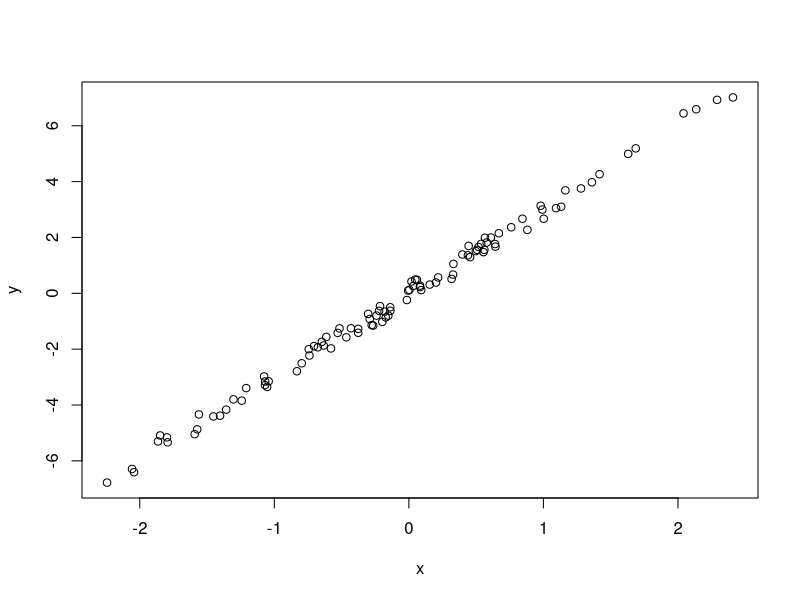

This figure's R source:
# Simulate & plot data
# Renee Reynolds
# reynold1@arizona.edu
# 25 JUNE 2024


# Simulate predictor variable
x <- rnorm(n = 100)

# Simulate response variable with some noise
y <- 3 * x + rnorm(n = 100, sd = 0.2)

#Plot the data 
plot(x = x, y = y)

#Making this change to test Git push/pull

